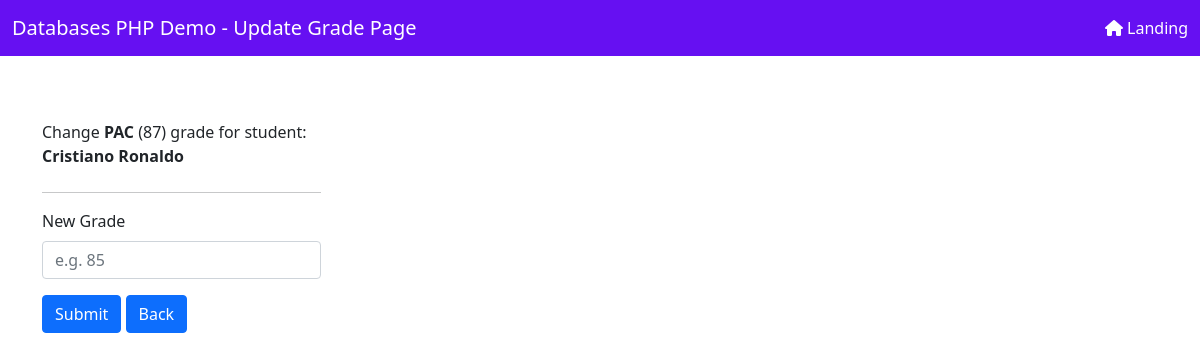
The page /dbdemo/update_grade.php?id=1&grade_id=1 on the database its author committed.
### tables this page shows
CREATE TABLE `grades` (
  `id` int NOT NULL,
  `course_name` varchar(45) NOT NULL,
  `grade` int NOT NULL CHECK (`grade` >= 0 AND `grade` <= 100),
  `student_id` int NOT NULL,
  PRIMARY KEY (`id`),
  UNIQUE KEY `id_UNIQUE` (`id`),
  KEY `student_id` (`student_id`),
  CONSTRAINT `student_id` FOREIGN KEY (`student_id`) REFERENCES `students` (`id`) ON DELETE CASCADE ON UPDATE CASCADE
);

CREATE TABLE `students` (
  `id` int NOT NULL AUTO_INCREMENT,
  `name` varchar(45) NOT NULL,
  `surname` varchar(45) NOT NULL,
  `email` varchar(100) NOT NULL CHECK (`email` LIKE '_%@_%._%'),
  PRIMARY KEY (`id`),
  UNIQUE KEY `id_UNIQUE` (`id`)
);

### dbdemo/update_grade.php (the view, shortened to what this page needs)
<!DOCTYPE html>
<html lang = "en">
<head>
    <link rel = "stylesheet" href = "css/styles.css">
    <link rel = "stylesheet" href = "https://cdnjs.cloudflare.com/ajax/libs/font-awesome/6.0.0/css/all.min.css">
    <link rel = "stylesheet" href = "bootstrap/css/bootstrap.min.css">
</head>
<body>
    <nav class="navbar navbar-light navbar-expand-md" id="nav-bar">
        <div id="navbar-div" class="container-fluid">
            <a class="navbar-brand" id="nav-bar-text">Databases PHP Demo - Update Grade Page</a>
            <a id="navbar-items" href="/Databases-PHP-Demo/dbdemo/">
                <i class="fa fa-home "></i> Landing
            </a>
        </div>
    </nav>
    <div class="container">
    <div class="row" id="row">
        <div class="col-md-12">
            <?php
                $conn = OpenCon();
                $id = $_GET['id'];
                $grade_id = $_GET['grade_id'];
                $query = "SELECT g.course_name, g.grade, s.name, s.surname
                        FROM grades as g, students as s
                        WHERE s.id = $id AND g.id = $grade_id";
                $result = mysqli_query($conn, $query);
                $row = mysqli_fetch_row($result);
                echo '<div class="form-group col-sm-3 mb-3">';
                    echo '<label class = "form-label" >Change <b>' . $row[0] . ' </b>(' . $row[1] . ') grade for student: <br><b>' . $row[2] . ' ' . $row[3] . '</b></label>';
                echo '<hr ></div>';
            ?>
            <form class="form-horizontal" name="student-form" method="POST">
                <div class="form-group col-sm-3 mb-3">
                    <label class = "form-label">New Grade</label>
                    <input class = "form-control", name="grade", placeholder="e.g. 85">
                </div>
                <button class = "btn btn-primary btn-submit-custom" type = "submit" name="submit_upd">Submit</button>
                <button class = "btn btn-primary btn-submit-custom" formaction="grades.php">Back</button>
            </form>
    </div>
    </div>
</div>
</body>
</html>

### dbdemo/css/styles.css (style rules this page uses)
#nav-bar { background-color: var(--bs-indigo); }
#nav-bar-text { color: white; }
#row { margin-top: 4rem; }
#navbar-div { display: flex; justify-content: space-between; }
#navbar-items { text-decoration: none; color: white; font-size: 16px; }
.btn-submit-custom { background-color: var(--bs-indigo); border-color: var(--bs-indigo); }

### rows shown on the page
grades: course_name "PAC", grade "87", student.name "Cristiano", student.surname "Ronaldo"
